Frame 1 (no input): blank canvas, image omitted
Frame 60 (the mouse pressed at the canvas centre just before this capture): blank canvas, image omitted
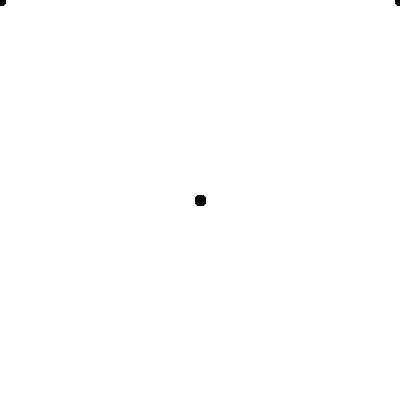
Frame 120 (the mouse held since frame 60 and released just before this capture)

The Processing sketch whose frames 1 and 60 were blank and that drew this single picture after the mouse press (run headless with seeded random() and noise(); from frame 60 on, the mouse is pressed at the canvas centre):

// Processing sketch: symetrie
// ── symetrie.pde
void setup(){
  size(400,400);
  smooth();
  background(255);
  noCursor();
}

void draw(){
//  background(0);
  int x = mouseX;
  int y = mouseY;
  int x2 = -x + width;
  fill(0);
  ellipse(x,y,10,10);
  ellipse(x2,y,10,10);
}
